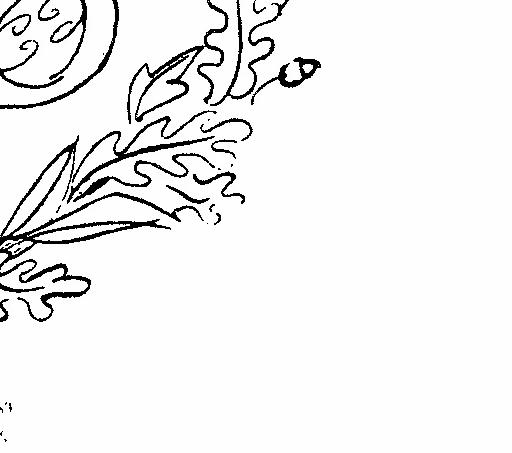
#> input picture 1956expedition/jpgs/Page_01_files/12/2_4.jpeg, 512 x 453 px
$ python crop_margins.py ../1956expedition/jpgs/Page_01_files/12/2_4.jpeg
#> lines starting #> are read from the running program, lines starting #| are printed output that depends on the picture
#!/usr/bin/env python3
"""
Crop white margins from scanned document images.

This script trims pure white (scanner bed) margins from scanned images,
leaving only the document content.

Usage:
    python crop_margins.py input.jpg output.jpg
    python crop_margins.py input_folder/ output_folder/
    python crop_margins.py input_folder/ --inplace

Requirements:
    pip install opencv-python numpy
"""

import argparse
import sys
from pathlib import Path

import cv2
import numpy as np


def find_content_bounds(image, white_threshold=250, margin_threshold=0.95):
    """
    Find the bounding box of non-white content in the image.

    Scans rows and columns to find where content begins/ends.
    A row/column is considered "white" if more than margin_threshold
    of its pixels are above white_threshold.
    """
    gray = cv2.cvtColor(image, cv2.COLOR_BGR2GRAY)
    height, width = gray.shape

    row_white_fraction = np.mean(gray > white_threshold, axis=1)
    content_rows = row_white_fraction < margin_threshold

    col_white_fraction = np.mean(gray > white_threshold, axis=0)
    content_cols = col_white_fraction < margin_threshold

    row_indices = np.where(content_rows)[0]
    col_indices = np.where(content_cols)[0]

    if len(row_indices) == 0 or len(col_indices) == 0:
        return 0, height, 0, width

    top = row_indices[0]
    bottom = row_indices[-1] + 1
    left = col_indices[0]
    right = col_indices[-1] + 1

    return top, bottom, left, right


def process_image(input_path, output_path, white_threshold=250, padding=0, debug=False):
    """Process a single image: crop white margins."""
    image = cv2.imread(str(input_path))
    if image is None:
        print(f"Error: Could not read {input_path}")
        return False

    original_shape = image.shape

    # Find and crop white margins
    top, bottom, left, right = find_content_bounds(image, white_threshold)
    cropped = image[top:bottom, left:right]

    # Apply padding if requested
    if padding > 0:
        height, width = cropped.shape[:2]
        padded = np.full((height + 2*padding, width + 2*padding, 3), 255, dtype=np.uint8)
        padded[padding:padding+height, padding:padding+width] = cropped
        cropped = padded

    # Save result
    cv2.imwrite(str(output_path), cropped, [cv2.IMWRITE_JPEG_QUALITY, 95])

    if debug:
        print(f"Processed {input_path.name}: "
              f"original={original_shape[1]}x{original_shape[0]}, "
              f"cropped={cropped.shape[1]}x{cropped.shape[0]}")

    return True


def main():
    parser = argparse.ArgumentParser(
        description="Crop white margins from scanned images."
    )
    parser.add_argument(
        "input",
        help="Input image file or directory"
    )
    parser.add_argument(
        "output",
        nargs="?",
        help="Output image file or directory (optional)"
    )
    parser.add_argument(
        "--inplace", "-i",
        action="store_true",
        help="Overwrite original files (use with caution!)"
    )
    parser.add_argument(
        "--threshold", "-t",
        type=int,
        default=250,
        help="White threshold (0-255, default: 250). Pixels above this are 'white'."
    )
    parser.add_argument(
        "--padding", "-p",
        type=int,
        default=0,
        help="Padding to add around content (default: 0)"
    )
    parser.add_argument(
        "--verbose", "-v",
        action="store_true",
        help="Print detailed progress"
    )

    args = parser.parse_args()

    input_path = Path(args.input)

    if not input_path.exists():
        print(f"Error: {input_path} does not exist")
        sys.exit(1)

    if input_path.is_file():
        # Single file mode
        if args.output:
            output_path = Path(args.output)
        elif args.inplace:
            output_path = input_path
        else:
            output_path = input_path.with_stem(input_path.stem + "_cropped")

        success = process_image(input_path, output_path, args.threshold,
                               args.padding, args.verbose)
#> in process_image, image is the input picture: shape (453, 512, 3); min 0, max 255, mean 240
#> in find_content_bounds, `row_white_fraction = np.mean(gray > white_threshold, axis=1)`: row_white_fraction = 453 values, max 1 at index 328, min 0.713 at index 83, mean 0.896
#> in find_content_bounds, `col_white_fraction = np.mean(gray > white_threshold, axis=0)`: col_white_fraction = 512 values, max 1 at index 328, min 0.711 at index 5, mean 0.896
#> in find_content_bounds, `row_indices = np.where(content_rows)[0]`: row_indices = 301 values from 0 to 319
#> in find_content_bounds, `col_indices = np.where(content_cols)[0]`: col_indices = 291 values from 0 to 303
#> in find_content_bounds, `top = row_indices[0]`: top = 0
#> in find_content_bounds, `bottom = row_indices[-1] + 1`: bottom = 320
#> in find_content_bounds, `left = col_indices[0]`: left = 0
#> in find_content_bounds, `right = col_indices[-1] + 1`: right = 304
#> in process_image, `top, bottom, left, right = find_content_bounds(image, white_threshold)`: top = 0; bottom = 320; left = 0; right = 304
#> in process_image, `cropped = image[top:bottom, left:right]`:
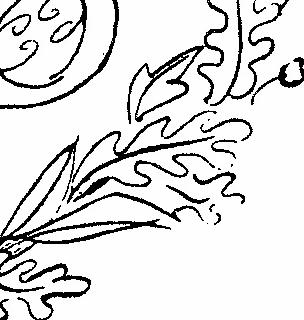
#> cropped: shape (320, 304, 3); min 0, max 255, mean 221.3
        if not args.verbose:
            print(f"Saved: {output_path}")
        sys.exit(0 if success else 1)
#> (the program exits here)
